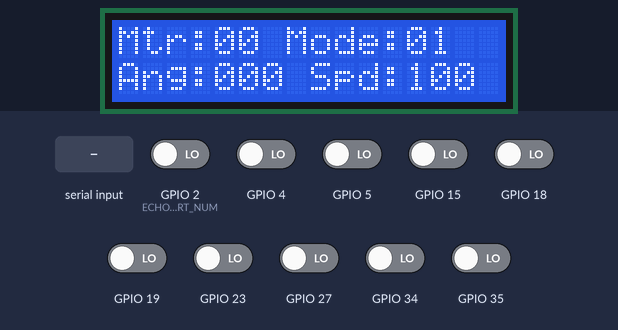
A sketch run on a simulated ESP32. On the bench: 16×2 character LCD. Inputs (shaded band) come from the test bench; at power-on: GPIO 2 (ECHO_UART_PORT_NUM), GPIO 4, GPIO 5, GPIO 15, GPIO 18, GPIO 19, GPIO 23, GPIO 27, GPIO 34, GPIO 35 LOW.

Above: at 1.2 s.
1.3 s: GPIO 34 driven HIGH
At 1.54 s:
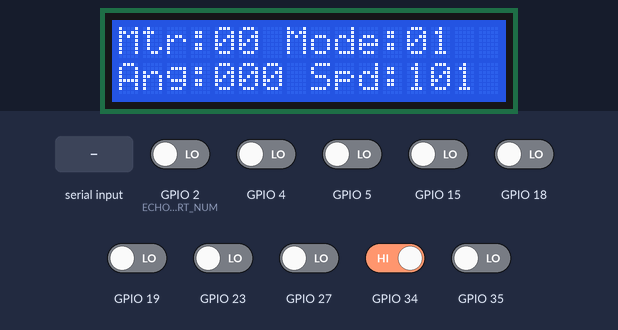
2.8 s: GPIO 35 driven HIGH
At 3.06 s:
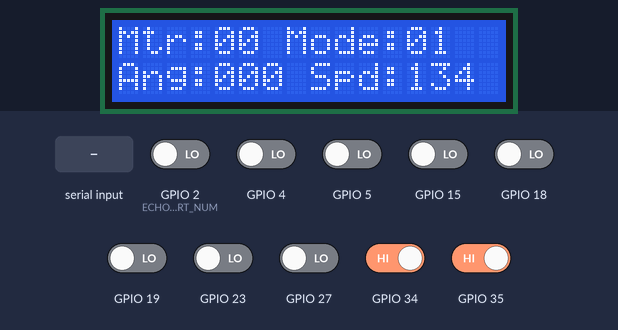
4.4 s: GPIO 35 driven LOW
At 5.18 s:
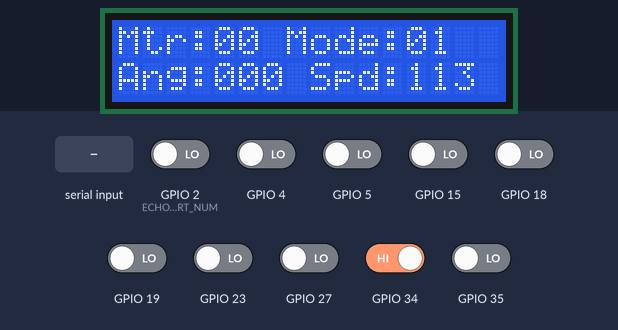
7.4 s: GPIO 34 driven LOW
At 7.8 s:
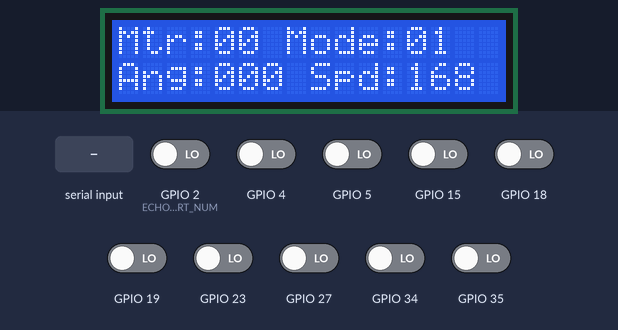
8.9 s: "1" received over the second serial link
At 10.6 s:
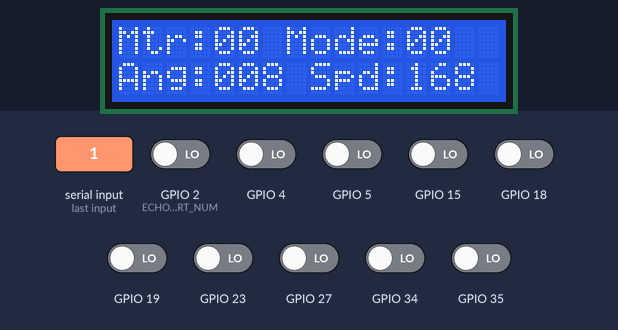
11.4 s: "2" received over the second serial link
Timing chart, 0 to 14.4 s (numbered marks = the images above; inputs shaded):
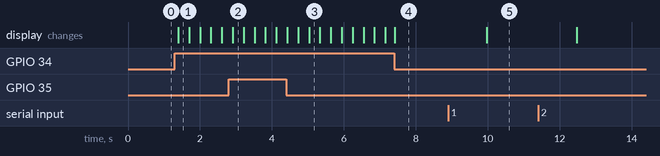

Measured:
- after the input at 1.3 s, the display: changes after 0.10 s (image 1)
- after the input at 8.9 s, the display: changes after 1.1 s (image 5)

The sketch:

LCD_DF_TEST.ino
```cpp
#include <stdio.h>
#include <stdlib.h>
#include <string.h>
#include "esp_types.h"
#include "freertos/FreeRTOS.h"
#include "freertos/task.h"
#include "freertos/queue.h"
#include "soc/timer_group_struct.h"
#include "driver/periph_ctrl.h"
#include "driver/timer.h"
#include "driver/gpio.h"
#include "driver/uart.h"
#include "sdkconfig.h"
#include "math.h"

#include "esp_log.h"
#include <Wire.h>
#include "DFRobot_LCD.h"

DFRobot_LCD lcd(16,2);  //16 characters and 2 lines of show
int encoder_val = 0;
int CurrMode = 1;

#define LOG_LOCAL_LEVEL ESP_LOG_VERBOSE

#define TIMER_DIVIDER   80              // should result in 1 MHz ^= 1µs timer interval

#define ECHO_TEST_TXD   17               // 1 and 3 are the respective pins for UART0
#define ECHO_TEST_RXD   16
#define ECHO_TEST_RTS (UART_PIN_NO_CHANGE)
#define ECHO_TEST_CTS (UART_PIN_NO_CHANGE)

#define ECHO_UART_PORT_NUM      2       // set for UART1
#define ECHO_UART_BAUD_RATE     57600
#define ECHO_TASK_STACK_SIZE    2048

#define ISR_MIN_PERIOD          500     // µs
#define ISR_MAX_PERIOD         1500     // µs
#define ISR_PERIO_INCREMENT     100     // µs

#define BUF_SIZE 1024

// keypad flags
#define KEY_ZCCW    0x01
#define KEY_ZCW     0x02
#define KEY_DOWN    0x04
#define KEY_RIGHT   0x08
#define KEY_UP      0x10
#define KEY_LEFT    0x20
#define KEY_D_ONOFF   0x40
#define KEY_MODE   0x80

//keypad flag second byte
#define KEY_SPDUP   0x10
#define KEY_SPDDWN  0x20
#define KEYPAD_PRESENT 0x40

// button_GPIO
#define GPIO_KEY_ZCCW    15
#define GPIO_KEY_ZCW     19
#define GPIO_KEY_DOWN    27
#define GPIO_KEY_RIGHT   18
#define GPIO_KEY_UP      23
#define GPIO_KEY_LEFT    2
#define GPIO_KEY_DANCE   4
#define GPIO_KEY_ONOFF   5
#define GPIO_KEY_SPDUP   35
#define GPIO_KEY_SPDDWN  34


enum commands {ZCCW, ZCW, DOWN, RIGHT, UP, LEFT, D_ONOFF, MODE, SPDUP, SPDDWN};
int keys_translate[4][10] = {{0x01, 0x02, 0x04, 0x08, 0x10, 0x20, 0x40, 0x80, 0x10, 0x20}, {15, 19, 27, 18, 23, 2, 4, 5, 35, 34}, {0, 0, 0, 0, 0, 0, 0, 0, 1, 1}, {0, 0, 0, 0, 0, 0, 0, 0, 0, 0}};
int check_parameter[2] = {0x00, 0x00};
int disp = 0;
static const char* TAG = "MyModule";

uint8_t *data = (uint8_t *) malloc(128);
uint8_t *data2  = (uint8_t *) malloc(128);
void init_GPIO(gpio_num_t motor_gpio, gpio_int_type_t interrupt_type, gpio_mode_t mode)
{
  gpio_config_t io_conf;
  io_conf.intr_type       = interrupt_type;
  io_conf.pin_bit_mask    = ((uint64_t)(((uint64_t)1) << motor_gpio));
  io_conf.mode            = mode;
  io_conf.pull_down_en    = (gpio_pulldown_t)0;
  io_conf.pull_up_en      = (gpio_pullup_t)0;
  gpio_config(&io_conf);
}


void init_gpio_and_isr()
{
  //////// PIN CONFIGURATION

  // homing switches
  init_GPIO((gpio_num_t)GPIO_KEY_ZCCW, GPIO_INTR_DISABLE , GPIO_MODE_INPUT);
  init_GPIO((gpio_num_t)GPIO_KEY_ZCW, GPIO_INTR_DISABLE, GPIO_MODE_INPUT);
  init_GPIO((gpio_num_t)GPIO_KEY_DOWN, GPIO_INTR_DISABLE, GPIO_MODE_INPUT);
  init_GPIO((gpio_num_t)GPIO_KEY_RIGHT, GPIO_INTR_DISABLE, GPIO_MODE_INPUT);
  init_GPIO((gpio_num_t)GPIO_KEY_UP, GPIO_INTR_DISABLE, GPIO_MODE_INPUT);
  init_GPIO((gpio_num_t)GPIO_KEY_LEFT, GPIO_INTR_DISABLE, GPIO_MODE_INPUT);
  init_GPIO((gpio_num_t)GPIO_KEY_DANCE, GPIO_INTR_DISABLE, GPIO_MODE_INPUT);
  init_GPIO((gpio_num_t)GPIO_KEY_ONOFF, GPIO_INTR_DISABLE, GPIO_MODE_INPUT);
  init_GPIO((gpio_num_t)GPIO_KEY_SPDUP, GPIO_INTR_DISABLE, GPIO_MODE_INPUT);
  init_GPIO((gpio_num_t)GPIO_KEY_SPDDWN, GPIO_INTR_DISABLE, GPIO_MODE_INPUT);

}
static void displayTask(void *arg)
{
  // initialize
  lcd.init();
  // Print a message to the LCD.
//  lcd.setCursor(0, 0);
//  lcd.print("Motor:ON Mode:1   ");
//  lcd.setCursor(0, 1);
//  lcd.print("Ang:360 Spd:255   ");
//  vTaskDelay( 50 / portTICK_PERIOD_MS );

  while (1)
  {


    char mystr[30];
    sprintf(mystr, "Mtr:%02u Mode:%02d  ",(data[0]&keys_translate[0][MODE]?1:0),CurrMode );
    lcd.setCursor(0, 0);
    lcd.print(mystr);
    int f = (encoder_val*36)/200;
    sprintf(mystr, "Ang:%03d Spd:%03u    ",f,data[1]);
    lcd.setCursor(0, 1);
    lcd.print(mystr);
    vTaskDelay( 10 / portTICK_PERIOD_MS );

  }

}

void setup() {


    init_gpio_and_isr();
  /* Configure parameters of an UART driver,
     communication pins and install the driver */
//  uart_config_t uart_config = {
//    .baud_rate  = ECHO_UART_BAUD_RATE,
//    .data_bits  = UART_DATA_8_BITS,
//    .parity     = UART_PARITY_DISABLE,
//    .stop_bits  = UART_STOP_BITS_1,
//    .flow_ctrl  = UART_HW_FLOWCTRL_DISABLE,
//    //.source_clk = UART_SCLK_APB,
//  };
//  int intr_alloc_flags = 0;
//
//#if CONFIG_UART_ISR_IN_IRAM
//  intr_alloc_flags = ESP_INTR_FLAG_IRAM;
//#endif
//
//  ESP_ERROR_CHECK(uart_driver_install((uart_port_t)ECHO_UART_PORT_NUM, BUF_SIZE , 0, 0, NULL, intr_alloc_flags));
//  ESP_ERROR_CHECK(uart_param_config((uart_port_t)ECHO_UART_PORT_NUM, &uart_config));
//  ESP_ERROR_CHECK(uart_set_pin((uart_port_t)ECHO_UART_PORT_NUM, ECHO_TEST_TXD, ECHO_TEST_RXD, ECHO_TEST_RTS, ECHO_TEST_CTS));

  // Configure a temporary buffer for the incoming data

  data[0] = 0;
  data[1] = 100;
  xTaskCreate(displayTask, "displayTask", 2048, NULL, 9, NULL);
  //Serial.begin(9600);
  Serial2.begin(57600, SERIAL_8N1, ECHO_TEST_RXD, ECHO_TEST_TXD);
}

void loop() {

  int change = 0;
  int len = 2;
  if (data[0]&KEY_MODE)
  {
    data[0] = 0x00;
    data[0] |= KEY_MODE;
  }
  else
    data[0] = 0x00;
  int cnt = 0;
  for (cnt = 0 ; cnt < 10; cnt++) {
    keys_translate[3][cnt] += gpio_get_level((gpio_num_t)keys_translate[1][cnt]);
  }
  vTaskDelay( 10 / portTICK_PERIOD_MS );
  for (cnt = 0 ; cnt < 10; cnt++) {
    keys_translate[3][cnt] += gpio_get_level((gpio_num_t)keys_translate[1][cnt]);
  }
  if ( keys_translate[3][7] >= 2 && (data[0]&KEY_MODE) && !gpio_get_level((gpio_num_t)keys_translate[1][7]))
  {
    change++;
    data[keys_translate[2][7]] &= ~keys_translate[0][7];
    keys_translate[3][7] = 0;

  }
  else if ( keys_translate[3][7] >= 2 && !(data[0]&KEY_MODE) && !gpio_get_level((gpio_num_t)keys_translate[1][7]))
  {
    change++;
    data[keys_translate[2][7]] |= keys_translate[0][7];
    keys_translate[3][7] = 0;
  }

  for (cnt = 0 ; cnt < 8; cnt++) {
    if (cnt != 7 && keys_translate[3][cnt] == 2) {
      change++;
      data[keys_translate[2][cnt]] |= keys_translate[0][cnt];
      keys_translate[3][cnt] = 0;
    }
    else if (cnt != 7)
      keys_translate[3][cnt] = 0;

  }
  //ESP_LOGI(TAG, "DATA SENT %d  %d ",keys_translate[3][8],data[1]);
  if (keys_translate[3][8] >= 2)
  {

    change++;
    if (data[keys_translate[2][8]] > 0)
      data[keys_translate[2][8]]--;
    keys_translate[3][8] = 0;

  }
  else if (keys_translate[3][9] >= 2)
  {

    change++;
    if (data[keys_translate[2][8]] < 255)
      data[keys_translate[2][8]]++;
    keys_translate[3][9] = 0;

  }

//
//  uart_write_bytes((uart_port_t)ECHO_UART_PORT_NUM, (const char *) data, len);
//  if(uart_read_bytes((uart_port_t)ECHO_UART_PORT_NUM, data2, 12, 150 / portTICK_RATE_MS))
//  {
//      encoder_val = (data2[1]<<8) + data2[0];
//      Serial.println(encoder_val);
//  }
//  if (data[0] != 64)
//    ESP_LOGI(TAG, "DATA SENT %d  %d ", data[0], data[1]);
  Serial2.write(data,2);
  if (Serial2.available()) {
    Serial2.readBytes(data2,3);
    encoder_val = (data2[1]<<8) + data2[0];
    CurrMode = data2[2];
    }

  //vTaskDelay( 10 / portTICK_PERIOD_MS );

  check_parameter[0] = 0x00;
  check_parameter[1] = 0x00;
}
```
